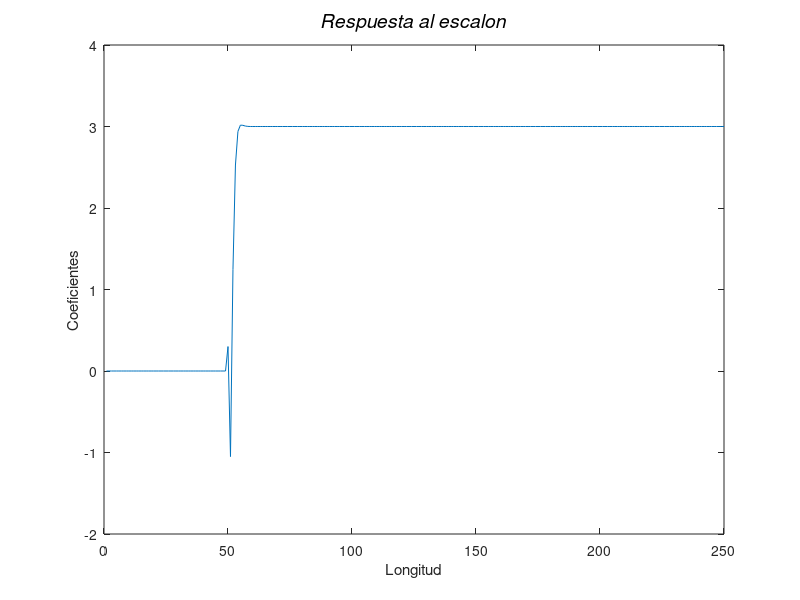

Write the MATLAB code that produced this figure.
%Definimos la funcion escalon y la representamos para una amplitud de
% valor 3.

x = zeros(1,250);
t = -49:200;
x (50:250) = 3;
stem(t,x) ;
title('Funcion escalon');


a = [10 -5 1];
b = [1 -5 10];

% Filtramos los vectores anteriores de coeficientes junto a la nueva
% funcion escalon obtenido previamente. Asi podemos obtener la respuesta
% de dicho impluso y hallar la respuesta en regimen permanente.

y = filter(b,a,x);
plot(y)
xlabel('Longitud')
ylabel('Coeficientes')
title('\it{Respuesta al escalon}','FontSize',14)
